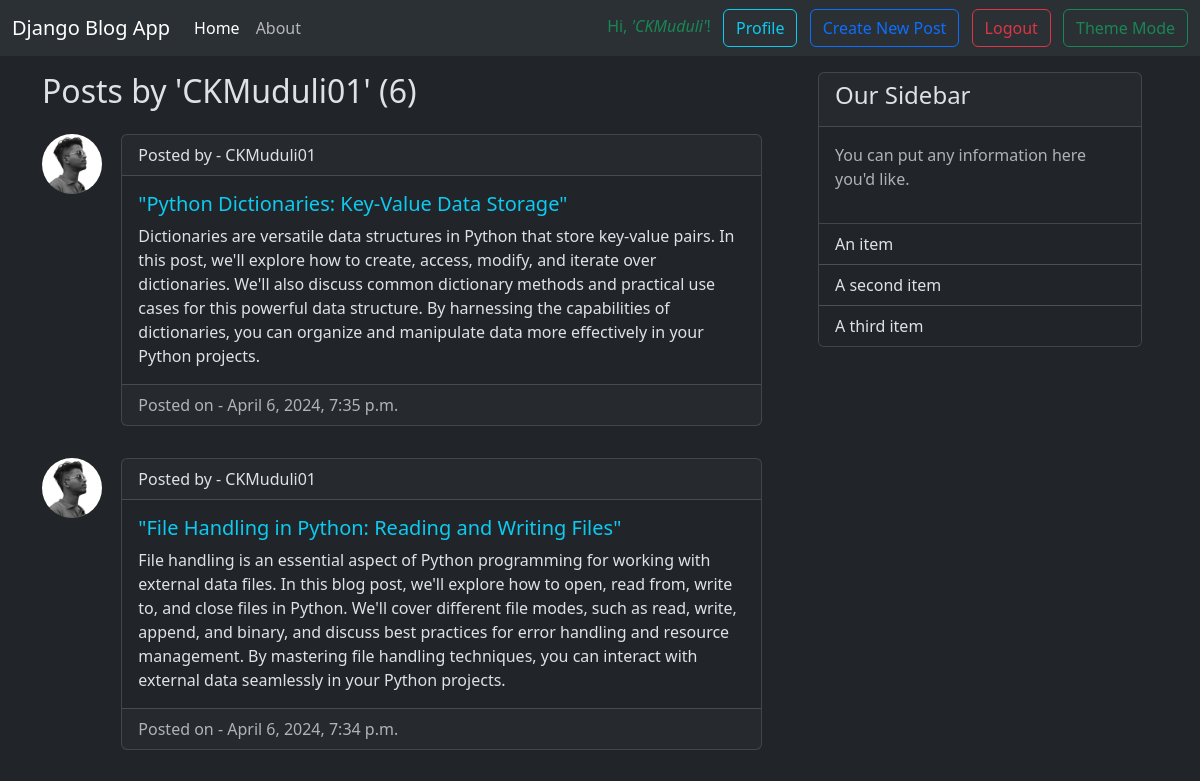
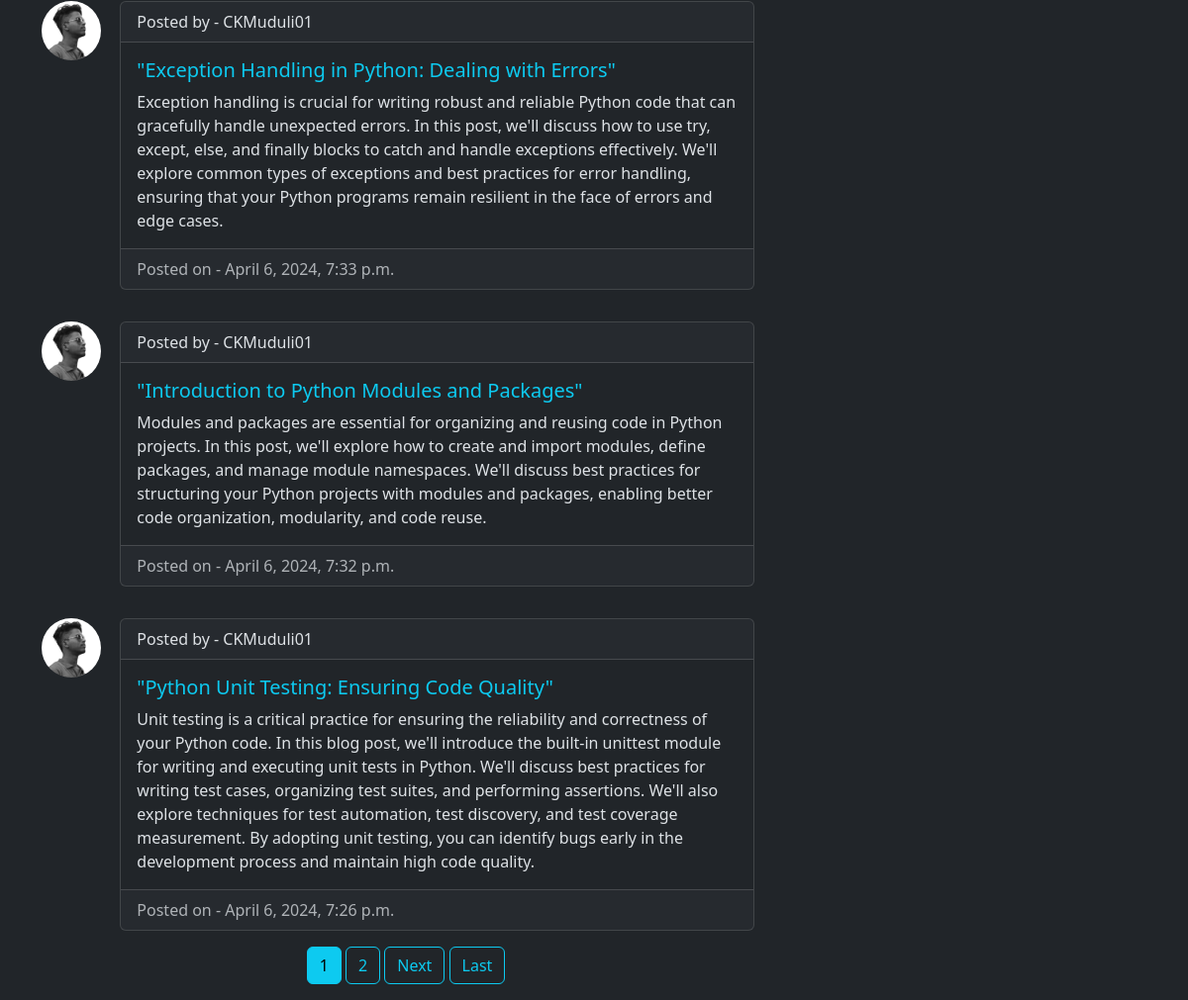
Page /user/CKMuduli01 (signed in) on the committed database (2 pictures, top to bottom).
### blog/models.py (models this page shows, shortened)
class Post(models.Model):
    title = models.CharField(max_length=150)
    content = models.TextField()
    date_posted = models.DateTimeField(default=datetime.datetime.now)
    author = models.ForeignKey(User, on_delete=models.CASCADE)

### users/models.py (models this page shows, shortened)
class Profile(models.Model):
    user = models.OneToOneField(on_delete=models.CASCADE, to=User)
    bio = models.CharField(max_length=100, null=True, blank=True)
    image = models.ImageField(default='default.jpg', upload_to='profile_pics')
    profession = models.CharField(null=True, blank=True, max_length=40)
    about_me = models.TextField(null=True, blank=True)

### blog/views.py (the view)
# urls.py: path('user/<str:username>', UserPostListView.as_view(), name='user-posts'),
class UserPostListView(LoginRequiredMixin, ListView):
    model = Post
    template_name = 'blog/user_posts.html'  # <appName>/<model>_<viewType>.html
    context_object_name = 'posts'
    paginate_by = 5
    def get_queryset(self):
        user = get_object_or_404(User, username=self.kwargs.get('username'))
        return Post.objects.filter(author=user).order_by('-date_posted')

### blog/templates/blog/user_posts.html (shortened to what this page needs)
{% extends "base.html" %}
{% block navButtons %}
    <a type="button" class="btn btn-outline-info me-2" href="{% url 'profile' %}">Profile</a>
    <a type="button" class="btn btn-outline-primary me-2" href="{% url 'blog-post-create' %}">Create New Post</a>
{% endblock %}
{% block content %}
    <h2 class="mt-3">Posts by '{{ view.kwargs.username }}' ({{ page_obj.paginator.count }})</h2>
    {% for post in posts %}
        <div class="row">
            <div class="col-md-1">
                <img class="rounded-circle mt-3" src="{{ post.author.profile.image.url }}" alt="img" width="60px"
                     height="60px">
            </div>
            <div class="col-md-11">
                <div class="card m-3">
                    <div class="card-header">
                        Posted by - {{ post.author }}
                    </div>
                    <div class="card-body">
                        <h5 class="card-title"><a class="text-decoration-none link-info" href="{% url 'blog-post-detail' post.id %}">{{ post.title }}</a></h5>
                        <p class="card-text">{{ post.content }}</p>
                    </div>
                    <div class="card-footer text-body-secondary">
                        Posted on - {{ post.date_posted }}
                    </div>
                </div>
            </div>
        </div>
    {% endfor %}
    <div class="container text-center">
        {% if is_paginated %}
            {% for num in page_obj.paginator.page_range %}
                {% if page_obj.number == num %}
                    <a class="btn btn-info mb-3" href="?page={{ num }}">{{ num }}</a>
                {% elif num > page_obj.number|add:'-3' or num > page_obj.number|add:'+3' %}
                    <a class="btn btn-outline-info mb-3" href="?page={{ num }}">{{ num }}</a>
                {% endif %}
            {% endfor %}
            {% if page_obj.has_next %}
                <a class="btn btn-outline-info mb-3" href="?page={{ page_obj.next_page_number }}">Next</a>
                <a class="btn btn-outline-info mb-3" href="?page={{ page_obj.paginator.num_pages }}">Last</a>
            {% endif %}
        {% endif %}
    </div>
{% endblock %}

### blog/templates/base.html (shortened to what this page needs)
{% load static %}
<!doctype html>
<html lang="en" data-bs-theme="dark">
<head>
    <link href="https://cdn.jsdelivr.net/npm/bootstrap@5.3.3/dist/css/bootstrap.min.css" rel="stylesheet"
>
</head>
<body>
<header>
    <nav class="navbar navbar-expand-md sticky-top bg-body-tertiary">
        <div class="container-fluid">
            <a class="navbar-brand" href="#">Django Blog App</a>
            <div class="collapse navbar-collapse" id="navbarCollapse">
                <ul class="navbar-nav me-auto mb-2 mb-md-0">
                    <li class="nav-item">
                        <a class="nav-link active" aria-current="page" href="{% url 'blog-index' %}">Home</a>
                    </li>
                    <li class="nav-item">
                        <a class="nav-link" href="{% url 'blog-about' %}">About</a>
                    </li>
                </ul>
                <div class="text-end">
                    {% if user.is_authenticated %}
                        <p class="d-inline me-2 text-success">Hi, <i>'{{ user.username }}'</i>!</p>
                        {% block navButtons %}
                        {% endblock %}
                        <form action="{% url 'logout' %}" method="post" class="d-inline">
                            <button type="submit" class="btn btn-outline-danger me-2">Logout</button>
                        </form>
                    {% else %}
                        <p class="d-inline me-2 text-danger">You are not logged in! </p>
                        <a type="button" class="btn btn-outline-primary me-2" href="{% url 'login' %}">Login</a>
                        <a type="button" class="btn btn-outline-info me-2" href="{% url 'register' %}">Register</a>
                    {% endif %}
                    <button type="button" class="btn btn-outline-success" id="btn">Theme Mode</button>
                </div>
            </div>
        </div>
    </nav>
</header>
<main role="main" class="container">
    <div class="row">
        <div class="col-md-8">
            {% block content %}
            {% endblock %}
        </div>
        <div class="col-md-4">
            <div class="card m-3">
                <div class="card-header">
                    <h4>Our Sidebar</h4>
                </div>
                <div class="card-body"><p class="text-muted">You can put any information here you'd like.</p></div>
                <ul class="list-group list-group-flush">
                    <li class="list-group-item">An item</li>
                    <li class="list-group-item">A second item</li>
                    <li class="list-group-item">A third item</li>
                </ul>
            </div>
        </div>
    </div>
</main>
</body>
</html>

### rows in the picture
Post: author.profile.image (picture), author "CKMuduli01", title "\"Python Dictionaries: Key-Value Data Storage\"", content "Dictionaries are versatile data structures in Python that store key-value pairs. In this post, we'll explore how to create, access, modify, and iterate over dictionaries. We'll also discuss common dictionary methods and practical use cases for this powerful data structure. By harnessing the capabilities of dictionaries, you can organize and manipulate data more effectively in your Python projects.", date_posted "April 6, 2024, 7:35 p.m."
Post: author.profile.image (picture), author "CKMuduli01", title "\"File Handling in Python: Reading and Writing Files\"", content "File handling is an essential aspect of Python programming for working with external data files. In this blog post, we'll explore how to open, read from, write to, and close files in Python. We'll cover different file modes, such as read, write, append, and binary, and discuss best practices for error handling and resource management. By mastering file handling techniques, you can interact with external data seamlessly in your Python projects.", date_posted "April 6, 2024, 7:34 p.m."
Post: author.profile.image (picture), author "CKMuduli01", title "\"Exception Handling in Python: Dealing with Errors\"", content "Exception handling is crucial for writing robust and reliable Python code that can gracefully handle unexpected errors. In this post, we'll discuss how to use try, except, else, and finally blocks to catch and handle exceptions effectively. We'll explore common types of exceptions and best practices for error handling, ensuring that your Python programs remain resilient in the face of errors and edge cases.", date_posted "April 6, 2024, 7:33 p.m."
Post: author.profile.image (picture), author "CKMuduli01", title "\"Introduction to Python Modules and Packages\"", content "Modules and packages are essential for organizing and reusing code in Python projects. In this post, we'll explore how to create and import modules, define packages, and manage module namespaces. We'll discuss best practices for structuring your Python projects with modules and packages, enabling better code organization, modularity, and code reuse.", date_posted "April 6, 2024, 7:32 p.m."
Post: author.profile.image (picture), author "CKMuduli01", title "\"Python Unit Testing: Ensuring Code Quality\"", content "Unit testing is a critical practice for ensuring the reliability and correctness of your Python code. In this blog post, we'll introduce the built-in unittest module for writing and executing unit tests in Python. We'll discuss best practices for writing test cases, organizing test suites, and performing assertions. We'll also explore techniques for test automation, test discovery, and test coverage measurement. By adopting unit testing, you can identify bugs early in the development process and maintain high code quality.", date_posted "April 6, 2024, 7:26 p.m."

### other values in the picture
{{ user.username }} "CKMuduli"
{{ view.kwargs.username }} "CKMuduli01"
{{ page_obj.paginator.count }} "6"
{{ num }} "1"
{{ num }} "2"
